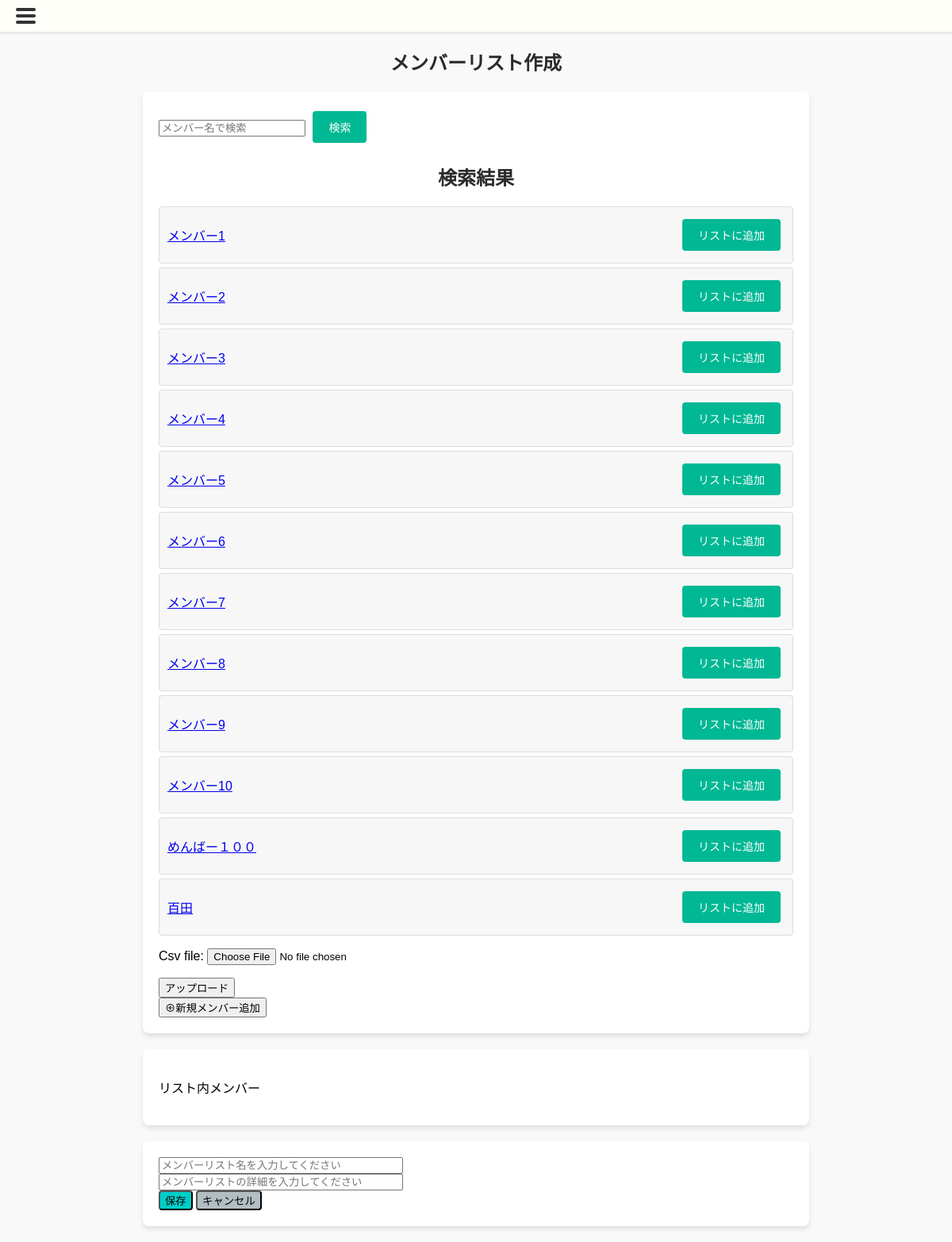
/memberlist/make/, run on the app's committed database.
### canri_app/models.py (models this page shows)
class Member(models.Model):
    member_id = models.AutoField(primary_key=True)
    name = models.CharField(max_length=255)
    birthdate = models.DateTimeField()
    job = models.ForeignKey(JobTitleInformation, on_delete=models.CASCADE)
    memo = models.TextField()
    mbti = models.ForeignKey(MBTI, on_delete=models.CASCADE)
    creation_date = models.DateTimeField()
    deletion_date = models.DateTimeField(null=True, blank=True)
    deletion_flag = models.BooleanField(default=False)
    class Meta:
        db_table = 'Member'

### canri_app/views.py (the view, shortened to what this page needs)
# urls.py: path('memberlist/make/', views.MemberListMakeView.as_view(), name='memberlist_make'),
class MemberListMakeView(TemplateView):
    template_name = "memberList_make.html"
    def get(self, request, *args, **kwargs):
        form = CSVUploadForm()
        members = self.get_queryset()
        memberID_list = request.session.get('memberID_list', [])
        members_in_list = Member.objects.filter(member_id__in=memberID_list, deletion_flag=False)
        member_dict = {member.member_id: member.name for member in members_in_list}
        messages.error(request , '')
        context = {
            'form': form, # フォーム
            'members': members, # 検索メンバー
            'memberID_list': memberID_list,  # 現在のリストを表示
            'member_dict':member_dict,
        }
        return render(request, self.template_name, context)
    def get_queryset(self):
        query = self.request.GET.get('query')
        if query:
            members = Member.objects.filter(name__icontains=query, deletion_flag=False)
        else:
            members = Member.objects.filter(deletion_flag=False)
        return members

### canri_app/forms.py
class CSVUploadForm(forms.Form):
    csv_file = forms.FileField()

### canri_app/templates/memberList_make.html (shortened to what this page needs)
{% extends 'base2.html' %}
{% load static %}
{% load custom_filters %}
{% block head %}
<link rel="stylesheet" href="{% static 'css/memberlist_make.css' %}">
{% endblock %}
{% block content %}
    <h2>メンバーリスト作成</h2>
    <section class="search-section">
        <form method="GET">
            <input type="search" name="query" value="{{ request.GET.query }}" placeholder="メンバー名で検索"/>
            <button type="submit" class="btn">検索</button>
        </form>
        <h2>検索結果</h2>
        <ul>
            {% for member in members %}
                <li>
                    <a href="{% url 'canri_app:member_edit' member_id=member.member_id %}">{{ member.name }}</a>
                    <form method="POST" action="{% url 'canri_app:memberlist_make' %}">
                        <button type="submit" class="btn">リストに追加</button>
                    </form>
                </li>
            {% endfor %}
        </ul>
        <form method="post" enctype="multipart/form-data">
            <a>{{ form.as_p }}</a>
            <button type="submit">アップロード</button>
        </form>
        <form method="GET" action="{% url 'canri_app:member_make' %}">
            <button type="submit">⊕新規メンバー追加</button>
        </form>
    </section>
    <section class="selected-members-section">
        <p>リスト内メンバー</p>
    </section>
    <section class="save-section">
        <form method="post" action="{% url 'canri_app:memberlist_make_complete' %}">
            <input type="text" name="member_list_name" placeholder="メンバーリスト名を入力してください">
            <br>
            <input type="text" name="member_list_details" placeholder="メンバーリストの詳細を入力してください">
            <br>
            <button class="memberlist_save" type="submit">保存</button>
            <button class="memberlist_cancel" type="button" onclick="window.location.href='{% url 'canri_app:memberlist' %}'">キャンセル</button>
        </form>
    </section>
{% endblock %}

### static/css/memberList_make.css (style rules this page uses)
body { font-family: Arial, sans-serif; margin: 0; padding: 0; background-color: #f9f9f9; }
h2 { text-align: center; color: #2b2b2b; margin: 20px 0; }
.search-section, .selected-members-section, .save-section { margin: 20px auto; padding: 20px; width: 90%; max-width: 800px; background: white; border-radius: 8px; box-shadow: 0px 4px 6px rgba(0, 0, 0, 0.1); }
.btn { display: inline-block; padding: 10px 20px; margin: 5px; background-color: #00b894; color: white; border: none; border-radius: 4px; cursor: pointer; font-size: 14px; }
ul { list-style: none; padding: 0; }
ul li { display: flex; justify-content: space-between; align-items: center; padding: 10px; border: 1px solid #ddd; margin: 5px 0; border-radius: 4px; background-color: #f7f7f7; }
.memberlist_save { background-color: #00cec9; border-radius: 4px; }
.memberlist_cancel { background-color: #b2bec3; border-radius: 4px; }
input[type="text"] { width: 300px; }

### data on the page
Member: name "メンバー1"
Member: name "メンバー2"
Member: name "メンバー3"
Member: name "メンバー4"
Member: name "メンバー5"
Member: name "メンバー6"
Member: name "メンバー7"
Member: name "メンバー8"
Member: name "メンバー9"
Member: name "メンバー10"
Member: name "めんばー１００"
Member: name "百田"
